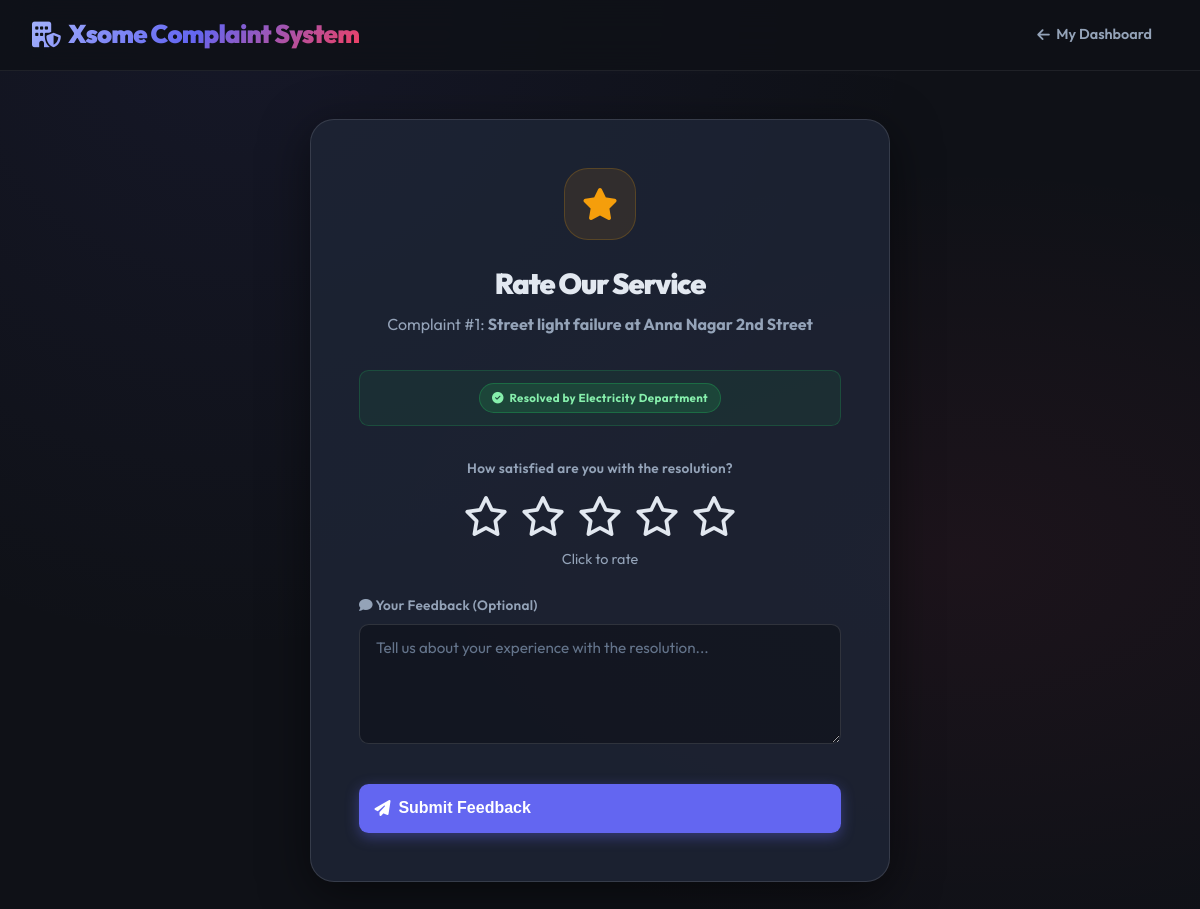
/submit_feedback/1 (signed in), run on the app's committed database.
### app.py (models this page shows)
class Complaint(db.Model):
    id = db.Column(db.Integer, primary_key=True)
    user_id = db.Column(db.Integer, db.ForeignKey('user.id'), nullable=False)
    title = db.Column(db.String(200), nullable=False)
    description = db.Column(db.Text, nullable=False)
    category = db.Column(db.String(50), nullable=False)
    priority = db.Column(db.String(20), default='Low')
    status = db.Column(db.String(20), default='Pending')
    location = db.Column(db.String(200))
    image_file = db.Column(db.String(200), default=None)
    date_posted = db.Column(db.DateTime, default=datetime.utcnow)
    deadline = db.Column(db.DateTime)
    feedback = db.Column(db.Text, default=None)
    rating = db.Column(db.Integer, default=None)
    zone = db.Column(db.String(50), default='Central Zone')
    is_escalated = db.Column(db.Boolean, default=False)
    resolved_date = db.Column(db.DateTime, default=None)
    ai_vision_status = db.Column(db.String(300), default='No Image')
    is_duplicate = db.Column(db.Boolean, default=False)
    duplicate_of = db.Column(db.Integer, db.ForeignKey('complaint.id'), nullable=True)
    notification_sent = db.Column(db.Boolean, default=False)
    user = db.relationship('User', foreign_keys=[user_id], backref='complaints')

### app.py (the view)
@app.route('/submit_feedback/<int:complaint_id>', methods=['GET', 'POST'])
@login_required
def submit_feedback(complaint_id):
    complaint = db.session.get(Complaint, complaint_id)
    if not complaint or complaint.user_id != current_user.id:
        flash('Permission denied.', 'danger')
        return redirect(url_for('user_dashboard'))
    if request.method == 'POST':
        complaint.feedback = request.form.get('feedback')
        complaint.rating = int(request.form.get('rating', 0))
        db.session.commit()
        flash('Thank you for your feedback!', 'success')
        return redirect(url_for('user_dashboard'))
    return render_template('feedback.html', complaint=complaint)

### app.py (called while the page is built)
@login_manager.user_loader
def load_user(user_id):
    return db.session.get(User, int(user_id))

### templates/feedback.html (shortened to what this page needs)
<!DOCTYPE html>
<html lang="en">
<head>
    <link rel="stylesheet" href="{{ url_for('static', filename='css/style.css') }}">
    <link rel="stylesheet" href="https://cdnjs.cloudflare.com/ajax/libs/font-awesome/6.4.0/css/all.min.css">
</head>
<body>
    <nav class="navbar">
        <div class="container">
            <a href="{{ url_for('home') }}" class="logo"><i class="fa-solid fa-building-shield"></i> Xsome Complaint
                System</a>
            <div class="nav-links">
                <a href="{{ url_for('user_dashboard') }}"><i class="fa-solid fa-arrow-left"></i> <span>My
                        Dashboard</span></a>
            </div>
        </div>
    </nav>
    <div class="container animate-up"
        style="padding:3rem 0; display:flex; align-items:center; justify-content:center; min-height:80vh;">
        <div style="width:100%; max-width:580px;">
            <div class="auth-card">
                <div style="text-align:center; margin-bottom:2rem;">
                    <div
                        style="display:inline-flex; width:72px; height:72px; align-items:center; justify-content:center; background:rgba(245,158,11,0.1); border:1px solid rgba(245,158,11,0.2); border-radius:1.5rem; font-size:2rem; margin-bottom:1.25rem;">
                        <i class="fa-solid fa-star" style="color:#f59e0b;"></i>
                    </div>
                    <h1 style="font-size:1.8rem; font-weight:900; letter-spacing:-0.04em;">Rate Our Service</h1>
                    <p style="color:var(--text-muted); margin-top:0.4rem;">Complaint #{{ complaint.id }}: <strong>{{
                            complaint.title }}</strong></p>
                </div>
                <div
                    style="background:rgba(34,197,94,0.08); border:1px solid rgba(34,197,94,0.2); border-radius:var(--radius-sm); padding:0.75rem 1rem; margin-bottom:2rem; text-align:center;">
                    <span class="badge badge-success"><i class="fa-solid fa-circle-check"></i> Resolved by {{
                        complaint.category }} Department</span>
                </div>
                <form method="POST" action="{{ url_for('submit_feedback', complaint_id=complaint.id) }}">
                    <div class="form-group" style="text-align:center;">
                        <label class="form-label" style="display:block; margin-bottom:1rem;">How satisfied are you with
                            the resolution?</label>
                        <div id="starContainer"
                            style="display:flex; justify-content:center; gap:0.75rem; font-size:2.5rem; cursor:pointer;">
                            <i class="fa-regular fa-star" data-val="1" id="star-1" onclick="setRating(1)"></i>
                            <i class="fa-regular fa-star" data-val="2" id="star-2" onclick="setRating(2)"></i>
                            <i class="fa-regular fa-star" data-val="3" id="star-3" onclick="setRating(3)"></i>
                            <i class="fa-regular fa-star" data-val="4" id="star-4" onclick="setRating(4)"></i>
                            <i class="fa-regular fa-star" data-val="5" id="star-5" onclick="setRating(5)"></i>
                        </div>
                        <div id="ratingText" style="color:var(--text-muted); margin-top:0.75rem; font-size:0.9rem;">
                            Click to rate</div>
                    </div>
                    <div class="form-group" style="margin-top:1.5rem;">
                        <label class="form-label" for="feedback"><i class="fa-solid fa-comment"></i> Your Feedback
                            (Optional)</label>
                        <textarea class="form-control" id="feedback" name="feedback" rows="4"
                            placeholder="Tell us about your experience with the resolution..."></textarea>
                    </div>
                    <button type="submit" class="btn btn-primary w-full"
                        style="padding:0.9rem; font-size:1rem; margin-top:0.5rem;" id="submitBtn" disabled>
                        <i class="fa-solid fa-paper-plane"></i> Submit Feedback
                    </button>
                </form>
            </div>
        </div>
    </div>
</body>
</html>

### static/css/style.css (style rules this page uses)
:root { --primary: #6366f1; --primary-dark: #4f46e5; --primary-glow: rgba(99, 102, 241, 0.3); --accent: #f43f5e; --accent-glow: rgba(244, 63, 94, 0.2); --success: #22c55e; --warning: #f59e0b; --danger: #ef4444; --info: #3b82f6; --bg: #0f1117; --bg2: #161b27; --bg3: #1e2535; --surface: rgba(30, 37, 53, 0.85); --surface2: rgba(45, 55, 75, 0.7); --border: rgba(255, 255, 255, 0.07); --border-light: rgba(255, 255, 255, 0.12); --text: #e2e8f0; --text-muted: #94a3b8; --text-dim: #64748b; --shadow: 0 4px 24px rgba(0, 0, 0, 0.4); --shadow-lg: 0 12px 48px rgba(0, 0, 0, 0.5); --radius: 1rem; --radius-sm: 0.6rem; --radius-lg: 1.5rem; --transition: all 0.3s cubic-bezier(.4, 0, .2, 1); }
*, *::before, *::after { margin: 0; padding: 0; box-sizing: border-box; }
html { scroll-behavior: smooth; }
body { font-family: 'Outfit', sans-serif; background: var(--bg); color: var(--text); line-height: 1.6; min-height: 100vh; overflow-x: hidden; background-image: radial-gradient(ellipse at 20% 0%, rgba(99, 102, 241, 0.08) 0%, transparent 50%), radial-gradient(ellipse at 80% 60%, rgba(244, 63, 94, 0.06) 0%, transparent 50%); }
a { color: inherit; text-decoration: none; }
.container { max-width: 1320px; margin: 0 auto; padding: 0 2rem; }
.navbar { background: rgba(15, 17, 23, 0.85); backdrop-filter: blur(20px); -webkit-backdrop-filter: blur(20px); border-bottom: 1px solid var(--border); padding: 0.9rem 0; position: sticky; top: 0; z-index: 999; }
.navbar .container { display: flex; justify-content: space-between; align-items: center; }
.logo { font-size: 1.6rem; font-weight: 900; background: linear-gradient(135deg, #a5b4fc, #6366f1, #f43f5e); -webkit-background-clip: text; -webkit-text-fill-color: transparent; background-clip: text; letter-spacing: -0.03em; display: flex; align-items: center; gap: 0.5rem; }
.nav-links { display: flex; align-items: center; gap: 0.5rem; }
.nav-links a { padding: 0.5rem 1rem; border-radius: var(--radius-sm); font-weight: 600; font-size: 0.9rem; color: var(--text-muted); transition: var(--transition); display: flex; align-items: center; gap: 0.4rem; }
.auth-card { background: var(--surface); border: 1px solid var(--border-light); border-radius: var(--radius-lg); padding: 3rem; box-shadow: var(--shadow-lg); backdrop-filter: blur(20px); }
.badge { display: inline-flex; align-items: center; gap: 0.35rem; padding: 0.3rem 0.75rem; border-radius: 99px; font-size: 0.72rem; font-weight: 700; letter-spacing: 0.03em; white-space: nowrap; }
.badge-success { background: rgba(34, 197, 94, 0.15); color: #86efac; border: 1px solid rgba(34, 197, 94, 0.3); }
.btn { display: inline-flex; align-items: center; gap: 0.5rem; padding: 0.65rem 1.4rem; border-radius: var(--radius-sm); font-weight: 600; font-size: 0.9rem; cursor: pointer; transition: var(--transition); border: 1px solid transparent; white-space: nowrap; }
.btn-primary { background: var(--primary); color: white; box-shadow: 0 4px 14px rgba(99, 102, 241, 0.4); }
.form-group { margin-bottom: 1.5rem; }
.form-label { display: block; font-size: 0.85rem; font-weight: 600; color: var(--text-muted); margin-bottom: 0.5rem; letter-spacing: 0.02em; }
.form-control { width: 100%; background: rgba(0, 0, 0, 0.3); border: 1px solid var(--border-light); border-radius: var(--radius-sm); padding: 0.8rem 1rem; color: var(--text); font-family: 'Outfit', sans-serif; font-size: 0.95rem; transition: var(--transition); outline: none; }
.form-control::placeholder { color: var(--text-dim); }
textarea.form-control { resize: vertical; min-height: 120px; }
.animate-up { animation: fadeInUp 0.6s cubic-bezier(.4, 0, .2, 1) forwards; }
.w-full { width: 100%; }

### data on the page
Complaint: id "1", title "Street light failure at Anna Nagar 2nd Street", category "Electricity"
